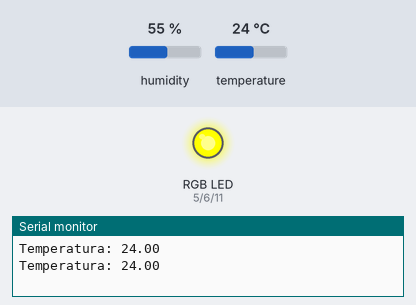
This sketch was run on a simulated Arduino Uno, built with avr-gcc and run on an emulated ATmega328P. Parts: an RGB LED mixed from three pins (HIGH = lit), the last lines printed to the serial monitor. The test bench sets the inputs (shaded band); at power-on: temperature 24 °C, humidity 55 %.

Above: at 5.8 s.
5.9 s: temperature set to 20 °C
At 11.1 s:
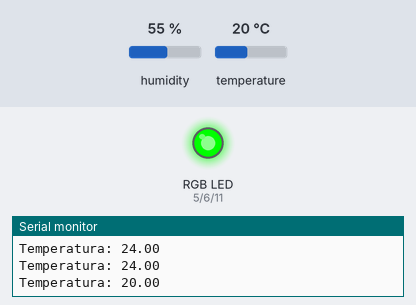
11.9 s: temperature set to 28 °C
At 15.8 s:
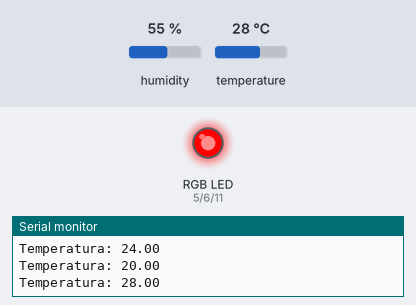
17.9 s: temperature set to 25 °C
At 20.5 s:
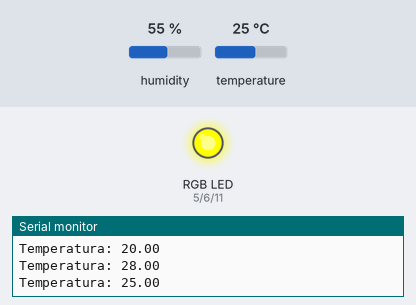
23.9 s: temperature set to 12 °C
At 26.3 s:
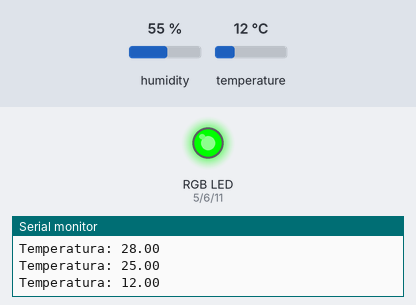
Timing chart, 0 to 27.8 s (numbered marks = the images above; inputs shaded):
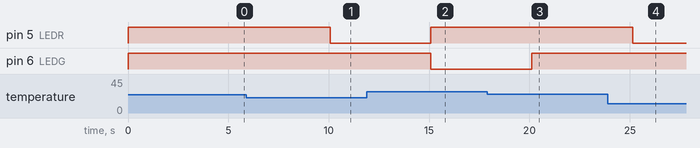

Measured:
- the behaviour switches between 22 and 21 °C on temperature (found by bisection; images 0 and 1)
- the behaviour switches between 27 and 26 °C on temperature (found by bisection; images 2 and 3)
- after the input at 5.9 s, pin 5 (LEDR): HIGH → LOW after 4.2 s
- after the input at 11.9 s, pin 5 (LEDR): LOW → HIGH after 3.2 s; pin 6 (LEDG): HIGH → LOW after 3.2 s
- after the input at 17.9 s, pin 6 (LEDG): LOW → HIGH after 2.2 s
- after the input at 23.9 s, pin 5 (LEDR): HIGH → LOW after 1.2 s

The sketch:

temperature_rgb_led.ino
```cpp
/*
  Temperature-based RGB LED Indicator using DHT11 Sensor
  ------------------------------------------------------
  This sketch reads temperature from a DHT11 sensor and uses an RGB LED
  to visually indicate the temperature range:

    - Green  : Below 22°C
    - Yellow : Between 22°C and 26°C
    - Red    : Above 26°C

  Connections:
    - DHT11 data pin -> Digital pin 4
    - RGB LED (via resistors):
        - Red   -> Pin 5
        - Green -> Pin 6
        - Blue  -> Pin 11
*/

#define LEDR 5
#define LEDG 6
#define LEDB 11

#include "DHT.h"
#define DHTPIN 4
#define DHTTYPE DHT11

DHT dht(DHTPIN, DHTTYPE);

void setup() {
  Serial.begin(9600);
  pinMode(LEDR, OUTPUT);
  pinMode(LEDG, OUTPUT);
  pinMode(LEDB, OUTPUT);
  dht.begin();
}

void loop() {
  float t = dht.readTemperature();
  Serial.print("Temperatura: ");
  Serial.println(t);

  if (isnan(t)) {
    // If the temperature reading failed, turn off the LED
    analogWrite(LEDR, 0);
    analogWrite(LEDG, 0);
    analogWrite(LEDB, 0);
    return;
  }

  if (t < 22) {
    // Green
    analogWrite(LEDR, 0);
    analogWrite(LEDG, 255);
    analogWrite(LEDB, 0);
  } else if (t >= 22 && t <= 26) {
    // Yellow = Red + Green
    analogWrite(LEDR, 255);
    analogWrite(LEDG, 255);
    analogWrite(LEDB, 0);
  } else {
    // Red
    analogWrite(LEDR, 255);
    analogWrite(LEDG, 0);
    analogWrite(LEDB, 0);
  }

  delay(5000); // Wait 5 seconds before reading again
}
```
